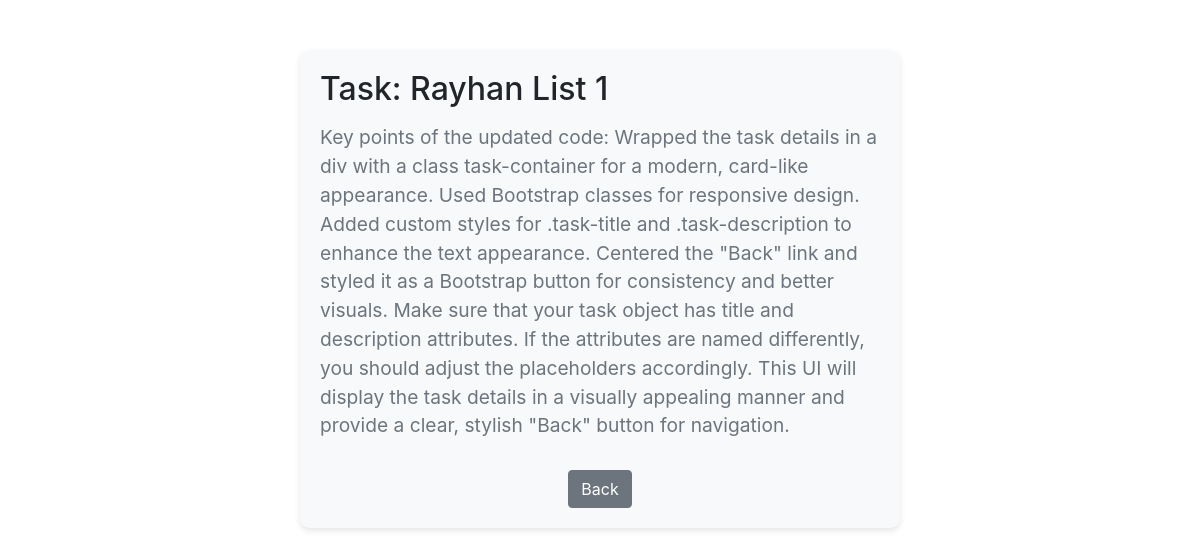
Screenshot of /task/19/ (signed in) with the database file from the repository.
### baseapp/models.py (models this page shows, shortened)
class Task(models.Model):
    user = models.ForeignKey(User, on_delete=models.CASCADE, null=True, blank=True)
    title = models.CharField(max_length=200, null=True, blank=True)
    description = models.TextField(null=True, blank=True)
    complete = models.BooleanField(default=False)
    created = models.DateTimeField(auto_now_add=True)
    class Meta:
        ordering = ['complete']

### baseapp/views.py (the view)
# urls.py: path('task/<int:pk>/', TaskDetail.as_view(), name='task'),
class TaskDetail(LoginRequiredMixin, DetailView):
    model = Task
    context_object_name = 'task'
    template_name = 'baseapp/task.html'

### baseapp/templates/baseapp/task.html (shortened to what this page needs)
<!DOCTYPE html>
<html lang="en">
<head>
    <link href="https://stackpath.bootstrapcdn.com/bootstrap/4.5.2/css/bootstrap.min.css" rel="stylesheet">
</head>
<body>
<div class="container">
    <div class="task-container">
        <h1 class="task-title">Task: {{ task.title }}</h1>
        <p class="task-description">{{ task.description }}</p>
        <div class="back-link">
            <a href="{% url 'tasks' %}" class="btn btn-secondary btn-back">Back</a>
        </div>
    </div>
</div>
</body>
</html>

### baseapp/templates/baseapp/task.html (style rules this page uses)
.task-container { max-width: 600px; margin: 50px auto; padding: 20px; box-shadow: 0 3px 6px rgba(0, 0, 0, 0.1); border-radius: 10px; background-color: #f8f9fa; }
.task-title { font-size: 2rem; margin-bottom: 15px; }
.task-description { font-size: 1.2rem; color: #6c757d; margin-bottom: 20px; }
.back-link { text-align: center; }
.btn-back { display: inline-block; margin-top: 10px; }

### rows the page displays
Task: title "Rayhan List 1", description "Key points of the updated code: Wrapped the task details in a div with a class task-container for a modern, card-like appearance. Used Bootstrap classes for responsive design. Added custom styles for .task-title and .task-description to enhance the text appearance. Centered the \"Back\" link and styled it as a Bootstrap button for consistency and better visuals. Make sure that your task object has title and description attributes. If the attributes are named differently, you should adjust the placeholders accordingly. This UI will display the task details in a visually appealing manner and provide a clear, stylish \"Back\" button for navigation."
